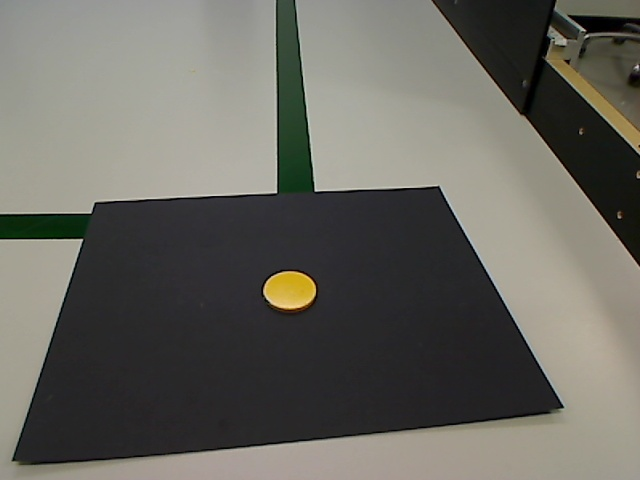
#> input picture demo/Cercle.jpg, 640 x 480 px
$ python shape.py
#> lines starting #> are read from the running program, lines starting #| are printed output that depends on the picture; after the words box and inside, x2 and y2 are one past the last pixel; in counts of white or black regions, pixels touching at a corner belong together
#> further down, big_img is the input picture: shape (480, 640, 3); mean B, G, R 95.9, 103.1, 104.4
import cv2
import numpy as np
import imutils


def detect(c):
    shape = "unidentified"
    peri = cv2.arcLength(c, True)
    approx = cv2.approxPolyDP(c, 0.04 * peri, True)
    # if the shape is a triangle, it will have 3 vertices
    if len(approx) == 3:
        shape = "triangle"

    # if the shape has 4 vertices, it is either a square or
    # a rectangle
    elif len(approx) == 4:
        # compute the bounding box of the contour and use the
        # bounding box to compute the aspect ratio
        (x, y, w, h) = cv2.boundingRect(approx)
        ar = w / float(h)

        # a square will have an aspect ratio that is approximately
        # equal to one, otherwise, the shape is a rectangle
        shape = "square" if ar >= 0.95 and ar <= 1.05 else "rectangle"

    # if the shape is a pentagon, it will have 5 vertices
    elif len(approx) == 5:
        shape = "pentagon"

    # otherwise, we assume the shape is a circle
    else:
        shape = "circle"

    # return the name of the shape
    return shape


def main(frame):
    #frame= cv2.imread(cv2.cvtColor(img.copy(), 1))
    frame  = cv2.GaussianBlur(frame, (5, 5), 0)
    frame  = cv2.medianBlur(frame, ksize=3)
    resized = frame
   # resized = imutils.resize(frame, width=300)
    ratio = frame.shape[0] / float(resized.shape[0])
#> ratio = 1
    # cv2.imshow('Current', frame)

    gray = cv2.cvtColor(resized, cv2.COLOR_BGR2GRAY)
    blurred = cv2.GaussianBlur(gray, (5, 5), 0)
    # [4 lines of commented-out code are left out]
    canny_output = cv2.Canny(resized, 150, 150)
#> canny_output: shape (480, 640); 1.1% white in thin lines or dots
    canny_output = cv2.GaussianBlur(canny_output, (5, 5), 0)
    canny_output = cv2.Canny(resized, 150, 150)
    cv2.imshow('canny', canny_output)
    '''
    noyau = np.ones((5, 5), np.uint8)
    #canny_output_close = cv2.morphologyEx(canny_output, cv2.MORPH_CLOSE, noyau)
    #cv2.imshow('Fermeture', canny_output_close)
    '''
    kernel = cv2.getStructuringElement(cv2.MORPH_RECT, ksize=(3, 3))
    canny_output_close = cv2.morphologyEx(canny_output, cv2.MORPH_OPEN, kernel=kernel)
#> canny_output_close: shape (480, 640); every value is 0
    canny_output_close = cv2.morphologyEx(canny_output, cv2.MORPH_CLOSE, kernel=kernel, iterations=3)
#> canny_output_close: shape (480, 640); 1.4% white; 17 white regions (3 under 20 px)
    hierachy = cv2.findContours(canny_output_close, cv2.RETR_TREE, cv2.CHAIN_APPROX_SIMPLE)
    cv2.imshow('canny', canny_output)
   # drawing = np.zeros((canny_output_close.shape[0], canny_output_close.shape[1], 3), dtype=np.uint8)
    cnts = imutils.grab_contours(hierachy)
#> cnts = 18 contours, 7 with area under 20; largest, box (x1, y1, x2, y2) and area: (263, 271, 316, 309) 1571, (267, 274, 316, 309) 1316, (544, 23, 640, 155) 428, (554, 0, 640, 44) 414, (432, 0, 640, 266) 212
    # for i in range(len(contours)):
    # color = (rng.randint(0,256),rng.randint(0,256),rng.randint(0,256))
    # cv2.drawContours(drawing,contours,i,color,2,cv2.LINE_8, hierachy,0)
    cnts = sorted( cnts, key=cv2.contourArea, reverse=True)[:15]
#> cnts = 15 contours, 4 with area under 20; largest, box (x1, y1, x2, y2) and area: (263, 271, 316, 309) 1571, (267, 274, 316, 309) 1316, (544, 23, 640, 155) 428, (554, 0, 640, 44) 414, (432, 0, 640, 266) 212
    for c in cnts:
        # compute the center of the contour, then detect the name of the
        # shape using only the contour
        M = cv2.moments(c)
        if M["m00"] != 0:
            cX = int((M["m10"] / M["m00"]) * ratio)
            cY = int((M["m01"] / M["m00"]) * ratio)
        else:
            cX, cY = 0, 0
        shape = detect(c)

        # multiply the contour (x, y)-coordinates by the resize ratio,
        # then draw the contours and the name of the shape on the image
        c = c.astype("float")
        c *= ratio
        c = c.astype("int")
        cv2.drawContours(frame, [c], -1, (0, 255, 0), 2)
        cv2.putText(frame, shape, (cX, cY), cv2.FONT_HERSHEY_SIMPLEX, 0.5, (255, 255, 255), 2)
        print(shape)
#> this loop made 15 passes
#> (cX, cY, shape, peri in detect, approx in detect, x in detect, y in detect, w in detect) on passes 12 to 13: (637, 174, 'rectangle', 20.24, [[639, 170], [636, 172], [636, 177], [639, 178]], 636, 170, 4), (243, 142, 'rectangle', 963.4, [[276, 0], [274, 193], [0, 214], [275, 193]], 0, 0, 277)
#> (cX, cY, shape, peri in detect, approx in detect) on passes 5, 7: (537, 135, 'circle', 707.3, [[432, 0], [639, 265]]), (618, 112, 'circle', 148.7, [[587, 82], [639, 131]])
#| circle
#| circle
#| pentagon
#| pentagon
#| circle
#| circle
#| circle
#| circle
#> (further printed lines are left out)
#> frame: shape (480, 640, 3); mean of channels 0, 1, 2 95.7, 111, 103.4
        # show the output image
        #cv2.imshow("Image", frame)
        #cv2.waitKey()

    cv2.imshow('COntours', frame)
    cv2.waitKey(0)


if __name__ == "__main__":
     big_img = cv2.imread("Cercle.jpg", 1)
     main(big_img)
     big_img = cv2.imread("Carree.jpg", 1)
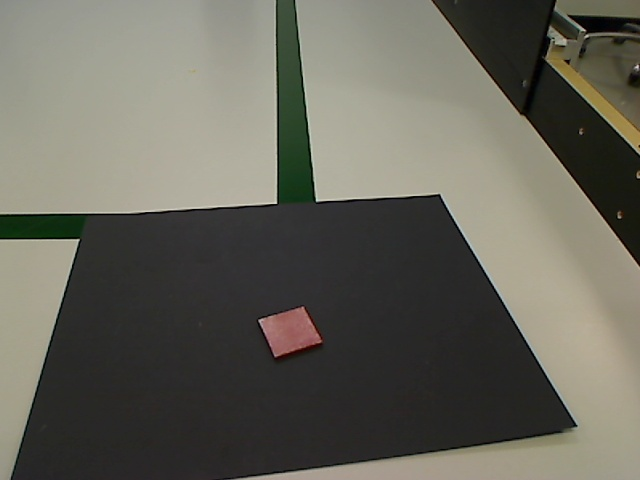
#> input picture demo/Carree.jpg, 640 x 480 px
#> big_img is the input picture: shape (480, 640, 3); mean B, G, R 90.6, 100.7, 102.2
     main(big_img)
#> in main (call 2), `canny_output = cv2.Canny(resized, 150, 150)`: canny_output: shape (480, 640); 1.1% white in thin lines or dots
#> in main (call 2), `canny_output_close = cv2.morphologyEx(canny_output, cv2.MORPH_CLOSE, k..`: canny_output_close: shape (480, 640); 1.3% white; 18 white regions (3 under 20 px)
#> in main (call 2), `cnts = imutils.grab_contours(hierachy)`: cnts = 19 contours, 8 with area under 20; largest, box (x1, y1, x2, y2) and area: (258, 307, 322, 357) 1934, (260, 308, 320, 356) 1882, (544, 24, 640, 155) 486, (554, 0, 640, 43) 380, (432, 0, 640, 266) 211
#> in main (call 2), `cnts = sorted( cnts, key=cv2.contourArea, reverse=True)[:15]`: cnts = 15 contours, 4 with area under 20; largest, box (x1, y1, x2, y2) and area: (258, 307, 322, 357) 1934, (260, 308, 320, 356) 1882, (544, 24, 640, 155) 486, (554, 0, 640, 43) 380, (432, 0, 640, 266) 211
#> the loop in main (call 2), `for c in cnts:` made 15 passes
#> (cX, cY, shape, peri in detect, approx in detect, x in detect, y in detect, w in detect) on passes 1, 2, 11, 12, 15: (289, 331, 'rectangle', 188.3, [[303, 307], [259, 319], [274, 356], [321, 342]], 259, 307, 63), (289, 331, 'rectangle', 180.4, [[303, 308], [319, 342], [274, 355], [260, 319]], 260, 308, 60), (637, 174, 'rectangle', 20.24, [[636, 172], [636, 177], [639, 178], [639, 170]], 636, 170, 4), (618, 215, 'rectangle', 20.24, [[617, 211], [617, 217], [621, 218], [621, 215]], 617, 211, 5), (59, 303, 'rectangle', 692.6, [[76, 238], [0, 239], [77, 240], [10, 479]], 0, 238, 78)
#> (cX, cY, shape, peri in detect, approx in detect) on passes 5, 7, 8: (537, 135, 'circle', 707.3, [[432, 0], [639, 265]]), (255, 476, 'circle', 703.3, [[567, 432], [236, 479]]), (622, 115, 'circle', 120.9, [[596, 91], [639, 131]])
#| rectangle
#| rectangle
#| pentagon
#| pentagon
#| circle
#| circle
#| circle
#| circle
#> (further printed lines are left out)
#> after the loop in main (call 2), `for c in cnts:`: frame: shape (480, 640, 3); mean of channels 0, 1, 2 91.2, 107.9, 102.1
     big_img = cv2.imread("Triangle.jpg", 1)
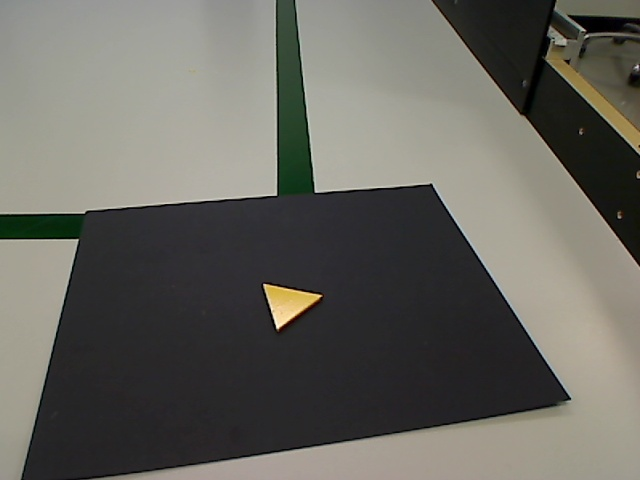
#> input picture demo/Triangle.jpg, 640 x 480 px
#> big_img is the input picture: shape (480, 640, 3); mean B, G, R 95.2, 102, 103.3
     main(big_img)
#> in main (call 3), `canny_output = cv2.Canny(resized, 150, 150)`: canny_output: shape (480, 640); 1.1% white in thin lines or dots
#> in main (call 3), `canny_output_close = cv2.morphologyEx(canny_output, cv2.MORPH_CLOSE, k..`: canny_output_close: shape (480, 640); 1.4% white; 17 white regions (3 under 20 px)
#> in main (call 3), `cnts = imutils.grab_contours(hierachy)`: cnts = 18 contours, 7 with area under 20; largest, box (x1, y1, x2, y2) and area: (263, 284, 322, 330) 1326, (269, 286, 317, 326) 1174, (544, 23, 640, 155) 432, (554, 0, 640, 44) 406, (432, 0, 640, 266) 213
#> in main (call 3), `cnts = sorted( cnts, key=cv2.contourArea, reverse=True)[:15]`: cnts = 15 contours, 4 with area under 20; largest, box (x1, y1, x2, y2) and area: (263, 284, 322, 330) 1326, (269, 286, 317, 326) 1174, (544, 23, 640, 155) 432, (554, 0, 640, 44) 406, (432, 0, 640, 266) 213
#> after the loop in main (call 3), `for c in cnts:`: frame: shape (480, 640, 3); mean of channels 0, 1, 2 95.6, 110.4, 103
     big_img = cv2.imread("Pentagon.jpg", 1)
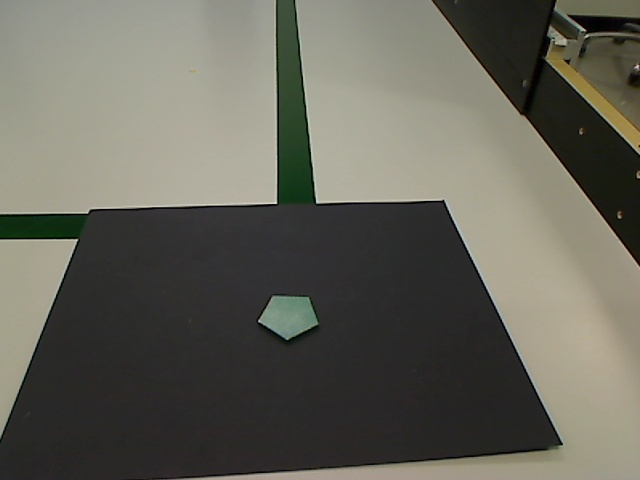
#> input picture demo/Pentagon.jpg, 640 x 480 px
#> big_img is the input picture: shape (480, 640, 3); mean B, G, R 89.9, 100.2, 101.1
     main(big_img)
#> in main (call 4), `canny_output = cv2.Canny(resized, 150, 150)`: canny_output: shape (480, 640); 1.1% white in thin lines or dots
#> in main (call 4), `canny_output_close = cv2.morphologyEx(canny_output, cv2.MORPH_CLOSE, k..`: canny_output_close: shape (480, 640); 1.3% white; 17 white regions (3 under 20 px)
#> in main (call 4), `cnts = imutils.grab_contours(hierachy)`: cnts = 18 contours, 6 with area under 20; largest, box (x1, y1, x2, y2) and area: (258, 295, 318, 340) 1800, (261, 296, 317, 338) 1724, (544, 23, 640, 154) 426, (554, 0, 640, 43) 402, (181, 0, 563, 480) 233
#> in main (call 4), `cnts = sorted( cnts, key=cv2.contourArea, reverse=True)[:15]`: cnts = 15 contours, 3 with area under 20; largest, box (x1, y1, x2, y2) and area: (258, 295, 318, 340) 1800, (261, 296, 317, 338) 1724, (544, 23, 640, 154) 426, (554, 0, 640, 43) 402, (181, 0, 563, 480) 233
#> after the loop in main (call 4), `for c in cnts:`: frame: shape (480, 640, 3); mean of channels 0, 1, 2 90.1, 108.1, 100.7
     big_img = cv2.imread("ToutesFormes2.jpg", 1)
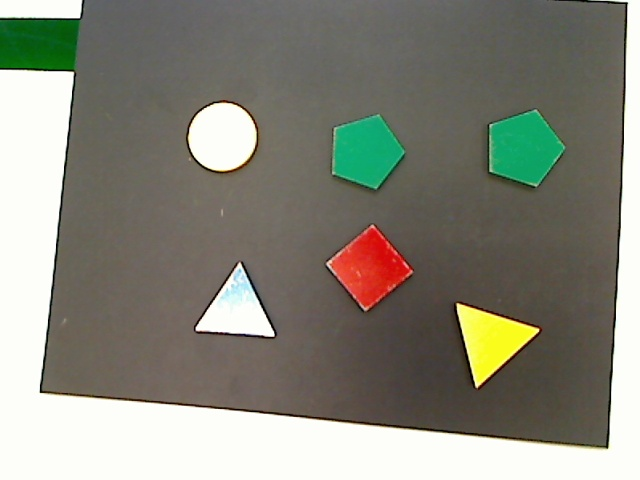
#> input picture demo/ToutesFormes2.jpg, 640 x 480 px
#> big_img is the input picture: shape (480, 640, 3); mean B, G, R 122.5, 134.5, 135
     main( big_img)
#> in main (call 5), `canny_output = cv2.Canny(resized, 150, 150)`: canny_output: shape (480, 640); 1.5% white in thin lines or dots
#> in main (call 5), `canny_output_close = cv2.morphologyEx(canny_output, cv2.MORPH_CLOSE, k..`:
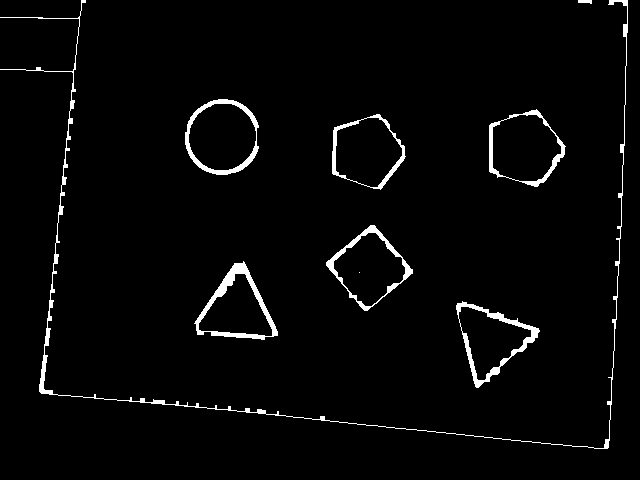
#> canny_output_close: shape (480, 640); 2.7% white; 9 white regions (1 under 20 px)
#> in main (call 5), `cnts = imutils.grab_contours(hierachy)`: cnts = 15 contours, 1 with area under 20; largest, box (x1, y1, x2, y2) and area: (185, 99, 259, 175) 4349, (489, 109, 566, 187) 4204, (326, 225, 413, 311) 3946, (332, 114, 406, 190) 3931, (194, 261, 278, 340) 3684
#> the loop in main (call 5), `for c in cnts:` made 15 passes
#> (cX, cY, shape, peri in detect, approx in detect, x in detect, y in detect, w in detect) on passes 3, 10, 14: (368, 267, 'square', 257.1, [[374, 225], [326, 262], [364, 310], [412, 273]], 326, 225, 87), (369, 268, 'square', 239.3, [[375, 232], [405, 273], [365, 306], [333, 261]], 333, 232, 73), (584, 1, 'rectangle', 31.41, [[578, 0], [578, 2], [591, 3], [591, 0]], 578, 0, 14)
#> (cX, cY, shape, peri in detect, approx in detect) on passes 5, 6, 11, 12, 15: (236, 308, 'triangle', 278.2, [[243, 261], [197, 334], [277, 335]]), (490, 339, 'triangle', 296.6, [[462, 301], [478, 387], [539, 330]]), (489, 338, 'triangle', 255.9, [[461, 306], [531, 330], [484, 380]]), (236, 311, 'triangle', 236.5, [[198, 323], [244, 273], [272, 335]]), (0, 0, 'circle', 0, [[359, 272]])
#| circle
#| pentagon
#| square
#| pentagon
#| triangle
#| triangle
#| pentagon
#| circle
#> (further printed lines are left out)
#> after the loop in main (call 5), `for c in cnts:`:
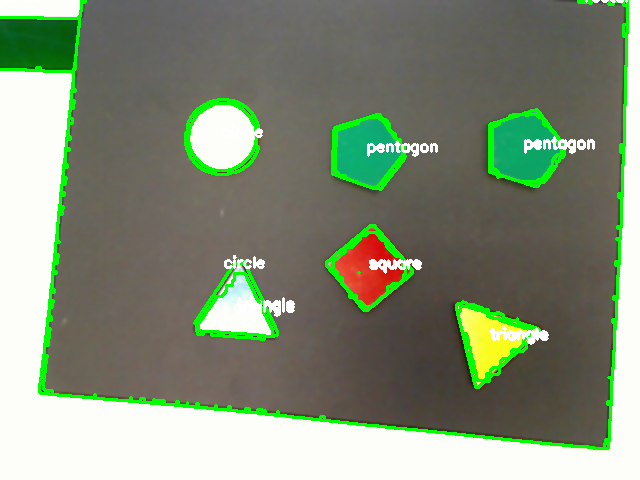
#> frame: shape (480, 640, 3); mean of channels 0, 1, 2 119.4, 141.8, 130.3; drawn as B, G, R
     big_img = cv2.imread("ToutesFormes.jpg", 1)
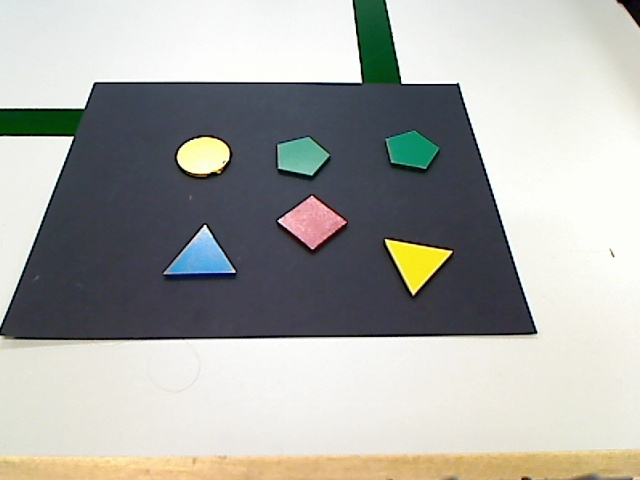
#> input picture demo/ToutesFormes.jpg, 640 x 480 px
#> big_img is the input picture: shape (480, 640, 3); mean B, G, R 166.3, 170.9, 170.2
     main( big_img)
#> in main (call 6), `cnts = imutils.grab_contours(hierachy)`: cnts = 34 contours, 16 with area under 20; largest, box (x1, y1, x2, y2) and area: (277, 195, 347, 250) 2247, (174, 134, 234, 180) 2028, (385, 237, 453, 295) 2010, (163, 225, 235, 275) 1831, (282, 198, 343, 247) 1764
#> in main (call 6), `cnts = sorted( cnts, key=cv2.contourArea, reverse=True)[:15]`: cnts = 15 contours; largest, box (x1, y1, x2, y2) and area: (277, 195, 347, 250) 2247, (174, 134, 234, 180) 2028, (385, 237, 453, 295) 2010, (163, 225, 235, 275) 1831, (282, 198, 343, 247) 1764
     big_img = cv2.imread("multi.jpg", 1)
#> (the run stopped early here; a loop or call above may not have finished)
